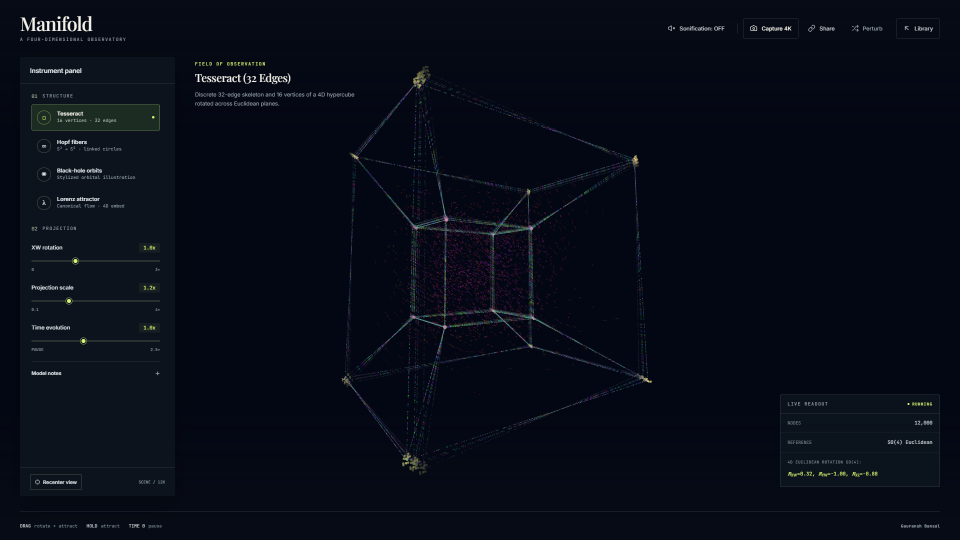
#> input picture manifold_working.png, 1920 x 1080 px, found by its file name (shown at 1/2 size)
$ python generate_linkedin_grids.py
#> lines starting #> are read from the running program, lines starting #| are printed output that depends on the picture
"""
Generate ultra-high-resolution LinkedIn post images featuring a grid of Gauransh Bansal's
interactive physics and computational simulators in action.
"""

import os
from PIL import Image, ImageDraw, ImageFont, ImageFilter

SIMS_DIR = r"C:\Users\gaura\Downloads\Simulations"
FONTS_DIR = r"C:\Windows\Fonts"

FONT_BOLD = os.path.join(FONTS_DIR, "segoeuib.ttf")
FONT_REGULAR = os.path.join(FONTS_DIR, "segoeui.ttf")
FONT_MONO = os.path.join(FONTS_DIR, "consola.ttf")

# 11 Curated Interactive Simulators
SIMULATIONS = [
    {
        "id": "manifold_4d",
        "title": "4D Manifold Projection",
        "subtitle": "Riemannian Geometry & Relativistic Geodesics",
        "badge": "RELATIVITY & 4D GEOMETRY",
        "color": (6, 182, 212),       # Cyan
        "file": "manifold_working.png",
        "crop": "left"
    },
    {
        "id": "phase_space",
        "title": "Phase Space Laboratory",
        "subtitle": "RK4 Vector Fields, Limit Cycles & Equilibria",
        "badge": "DYNAMICAL SYSTEMS",
        "color": (168, 85, 247),     # Purple
        "file": "phase_space_lab.png",
        "crop": "center"
    },
    {
        "id": "geiger_muller",
        "title": "Geiger-Müller Virtual Lab",
        "subtitle": "Townsend Avalanches & Dead Time Kinetics",
        "badge": "NUCLEAR & PLASMA PHYSICS",
        "color": (16, 185, 129),     # Emerald
        "file": "geiger_muller_laboratory.jpeg",
        "crop": "left"
    },
    {
        "id": "chaos_music",
        "title": "Chaos as Music",
        "subtitle": "Logistic Map Bifurcation & Dynamical Synth",
        "badge": "NONLINEAR DYNAMICS",
        "color": (245, 158, 11),     # Amber
        "file": "chaos_as_music.png",
        "crop": "center"
    },
    {
        "id": "lof",
        "title": "Landscape of Futures",
        "subtitle": "Nonlinear Basins of Attraction & Destinies",
        "badge": "CHAOS THEORY & FRACTALS",
        "color": (244, 63, 94),      # Rose
        "file": "Screenshot.png",
        "crop": "left"
    },
    {
        "id": "glof",
        "title": "Glacial Outburst (GLOF)",
        "subtitle": "Dam Breach Hydrodynamics & Surge Flow",
        "badge": "ENVIRONMENTAL GEOPHYSICS",
        "color": (14, 165, 233),     # Sky blue
        "file": "glacier_outburst_simulation.png",
        "crop": "glof"
    },
    {
        "id": "aetheria_2d",
        "title": "AETHERIA: Terrarium 2D",
        "subtitle": "Emergent Flocking, Leviathans & Genetics",
        "badge": "ARTIFICIAL LIFE",
        "color": (52, 211, 153),     # Light Emerald
        "file": "aetheria_terrarium_2d.png",
        "crop": "center"
    },
    {
        "id": "aetheria_3d",
        "title": "AETHERIA 3D: Cosmos",
        "subtitle": "Celestial Swarms & Multi-tier Gravity Wells",
        "badge": "3D WEBGL & SPATIAL AUDIO",
        "color": (129, 140, 248),    # Indigo
        "file": "aetheria_cosmos_3d.png",
        "crop": "center"
    },
    {
        "id": "same_equation",
        "title": "Same Equation, Different Reality",
        "subtitle": "Harmonic Resonance Across 6 Physical Domains",
        "badge": "PHYSICAL UNIFICATION",
        "color": (234, 179, 8),      # Gold
        "file": "same eqn difff reality.png",
        "crop": "same_eqn"
    },
    {
        "id": "ode_methods",
        "title": "ODE Numerical Solvers",
        "subtitle": "Euler, Heun & RK4 Comparative Benchmark",
        "badge": "COMPUTATIONAL METHODS",
        "color": (45, 212, 191),     # Teal
        "file": "ode_methods_simulator.png",
        "crop": "left"
    },
    {
        "id": "newton_raphson",
        "title": "Newton-Raphson Lab",
        "subtitle": "Tangent Line Convergence & Fractal Basins",
        "badge": "NUMERICAL CALCULUS",
        "color": (56, 189, 248),     # Sky
        "file": "newton_raphson_simulator.png",
        "crop": "left"
    }
]


def create_gradient_backdrop(width, height):
    """Create a dark, atmospheric cosmic background with subtle radial glows and grid."""
    base = Image.new("RGBA", (width, height), (3, 4, 8, 255))
    glow = Image.new("RGBA", (width, height), (0, 0, 0, 0))
    draw_glow = ImageDraw.Draw(glow)

    # Ambient radial spots
    spots = [
        (int(width * 0.15), int(height * 0.12), int(width * 0.4), (30, 27, 75, 60)),    # Indigo top-left
        (int(width * 0.85), int(height * 0.30), int(width * 0.45), (15, 23, 42, 65)),   # Slate mid-right
        (int(width * 0.25), int(height * 0.65), int(width * 0.5), (25, 15, 50, 55)),    # Purple mid-left
        (int(width * 0.82), int(height * 0.85), int(width * 0.45), (6, 78, 59, 40)),    # Emerald bot-right
        (int(width * 0.50), int(height * 0.05), int(width * 0.6), (12, 74, 110, 45))    # Sky top-mid
    ]

    for sx, sy, r, col in spots:
        draw_glow.ellipse([sx - r, sy - r, sx + r, sy + r], fill=col)

    glow = glow.filter(ImageFilter.GaussianBlur(radius=int(width * 0.10)))
    base = Image.alpha_composite(base, glow)

    # Subtle computational grid lines
    grid_layer = Image.new("RGBA", (width, height), (0, 0, 0, 0))
    grid_draw = ImageDraw.Draw(grid_layer)
    grid_step = 64
    for x in range(0, width, grid_step):
        grid_draw.line([(x, 0), (x, height)], fill=(255, 255, 255, 3), width=1)
    for y in range(0, height, grid_step):
        grid_draw.line([(0, y), (width, y)], fill=(255, 255, 255, 3), width=1)

    base = Image.alpha_composite(base, grid_layer)
    return base


def prepare_card_image(sim, target_w, target_h):
    """Load and intelligently crop simulator screenshot to fit target card area."""
    path = os.path.join(SIMS_DIR, sim["file"])
    im = Image.open(path).convert("RGBA")
    w, h = im.size
    target_aspect = target_w / target_h

    if sim["crop"] == "glof":
        # For GLOF: crop top portion where avalanche, lake, dam breach, and telemetry are
        crop_h = int(w / target_aspect)
        crop_y1 = 35
        crop_y2 = min(h, crop_y1 + crop_h)
        cropped = im.crop((0, crop_y1, w, crop_y2))
    elif sim["crop"] == "same_eqn":
        # For Same Equation: center horizontally
        crop_w = int(h * target_aspect)
        left = max(0, (w - crop_w) // 2)
        cropped = im.crop((left, 0, left + crop_w, h))
    elif sim["crop"] == "left":
        # Left-aligned crop (vital for preserving left sidebars and controls in ODE, Newton-Raphson, Manifold, Geiger-Muller)
        new_w = int(h * target_aspect)
        if new_w <= w:
            cropped = im.crop((0, 0, new_w, h))
        else:
            new_h = int(w / target_aspect)
            cropped = im.crop((0, 0, w, new_h))
    else:
        # Default center crop
        current_aspect = w / h
        if current_aspect > target_aspect:
            new_w = int(h * target_aspect)
            left = (w - new_w) // 2
            cropped = im.crop((left, 0, left + new_w, h))
        else:
            new_h = int(w / target_aspect)
            top = (h - new_h) // 2
            cropped = im.crop((0, top, w, top + new_h))

    resized = cropped.resize((target_w, target_h), Image.Resampling.LANCZOS)
    return resized


def draw_rounded_mask(width, height, radius):
    """Helper to create a smooth anti-aliased rounded mask."""
    mask = Image.new("L", (width * 2, height * 2), 0)
    draw = ImageDraw.Draw(mask)
    draw.rounded_rectangle([0, 0, width * 2, height * 2], radius=radius * 2, fill=255)
    return mask.resize((width, height), Image.Resampling.LANCZOS)


# [80 lines left out: function render_suite_showcase_card, not called in this run]


def render_simulator_card(sim, card_w, card_h, img_w, img_h):
    """Create a single sleek glassmorphic card for a simulator."""
    card = Image.new("RGBA", (card_w, card_h), (0, 0, 0, 0))
    draw = ImageDraw.Draw(card)

    col = sim["color"]

    # Glassmorphic Card Base
    draw.rounded_rectangle(
        [0, 0, card_w, card_h],
        radius=20,
        fill=(11, 15, 28, 245),
        outline=(*col, 80),
        width=1
    )

    # Top Screenshot Container
    prepared_img = prepare_card_image(sim, img_w, img_h)

    # Subtle border around the screenshot
    img_draw = ImageDraw.Draw(prepared_img)
    img_draw.rounded_rectangle(
        [0, 0, img_w - 1, img_h - 1],
        radius=14,
        outline=(255, 255, 255, 25),
        width=1
    )

    # Paste image with rounded mask
    mask = draw_rounded_mask(img_w, img_h, 14)
    card.paste(prepared_img, (14, 14), mask)

    # Info Area
    f_cat = ImageFont.truetype(FONT_BOLD, 13)
    f_title = ImageFont.truetype(FONT_BOLD, 22)
    f_sub = ImageFont.truetype(FONT_REGULAR, 15)

    info_y = 14 + img_h + 14
    draw = ImageDraw.Draw(card)

    # Badge measurement
    badge_text = sim["badge"]
    badge_w = int(draw.textlength(badge_text, font=f_cat)) + 36

    # Category Pill
    draw.rounded_rectangle([18, info_y, 18 + badge_w, info_y + 24], radius=6, fill=(*col, 30), outline=(*col, 140), width=1)
    draw.ellipse([27, info_y + 8, 35, info_y + 16], fill=(*col, 255))
    draw.text((42, info_y + 4), badge_text, fill=(*col, 255), font=f_cat)

    # Title & Subtitle
    draw.text((18, info_y + 32), sim["title"], fill=(255, 255, 255, 255), font=f_title)
    draw.text((18, info_y + 62), sim["subtitle"], fill=(148, 163, 184, 255), font=f_sub)

    return card


def build_linkedin_grid_4x5():
    """Build the master 4:5 portrait LinkedIn post image (2160 x 2700 px)."""
    W = 2160
    H = 2700
    canvas = create_gradient_backdrop(W, H)
#> in create_gradient_backdrop, `base = Image.new("RGBA", (width, height), (3, 4, 8, 255))`:
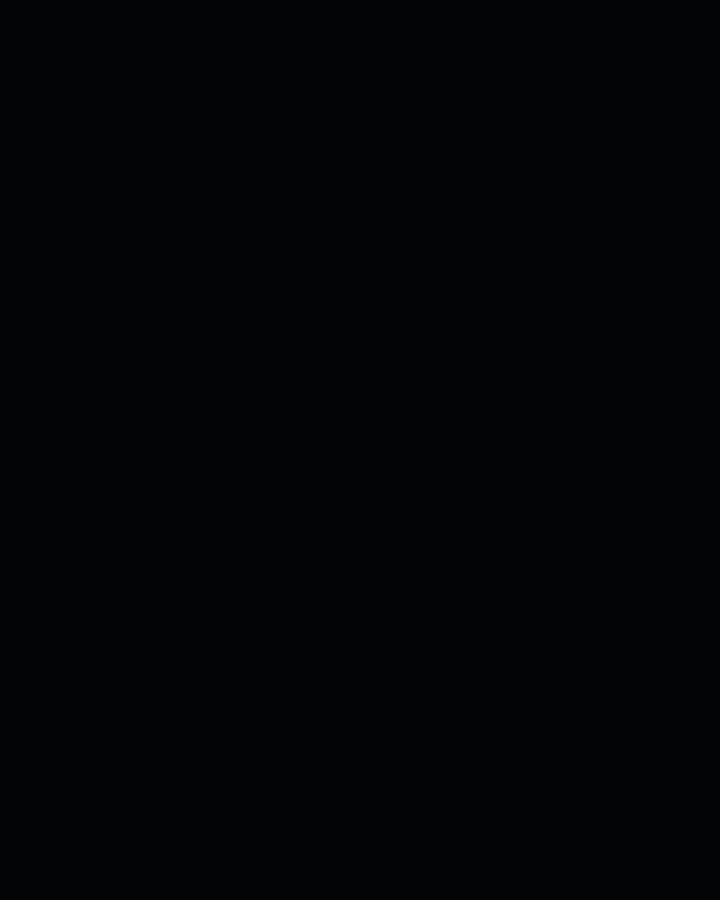
#> base: PIL image 2160x2700 RGBA (shown at 1/3 size); mean R, G, B, A 3, 4, 8, 255
#> in create_gradient_backdrop, `glow = Image.new("RGBA", (width, height), (0, 0, 0, 0))`: glow: PIL image 2160x2700 RGBA; every value is 0
#> in create_gradient_backdrop, `glow = glow.filter(ImageFilter.GaussianBlur(radius=int(width * 0.10)))`:
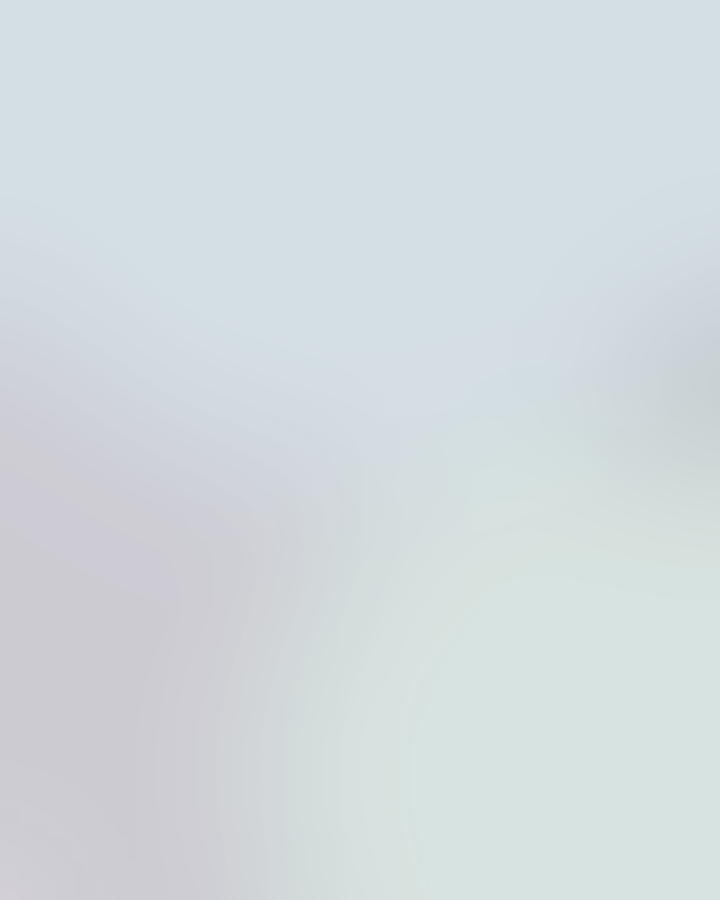
#> glow: PIL image 2160x2700 RGBA (shown at 1/3 size); mean R, G, B, A 13.3, 60.3, 80.2, 46.3; transparent parts drawn white
    draw = ImageDraw.Draw(canvas)

    # Header
    cx_brand = 80
    cy_brand = 85
    draw.ellipse([cx_brand, cy_brand, cx_brand + 64, cy_brand + 64], fill=(15, 23, 42, 230), outline=(6, 182, 212, 180), width=2)
    f_mono_logo = ImageFont.truetype(FONT_BOLD, 28)
    draw.text((cx_brand + 14, cy_brand + 13), "GB", fill=(241, 245, 249, 255), font=f_mono_logo)

    f_author = ImageFont.truetype(FONT_BOLD, 20)
    f_status = ImageFont.truetype(FONT_BOLD, 15)
    f_h1 = ImageFont.truetype(FONT_BOLD, 52)
    f_subhead = ImageFont.truetype(FONT_REGULAR, 22)
    f_tag = ImageFont.truetype(FONT_BOLD, 15)

    draw.text((cx_brand + 82, cy_brand + 10), "GAURANSH BANSAL", fill=(226, 232, 240, 255), font=f_author)
    draw.text((cx_brand + 82, cy_brand + 36), "M.Sc. Physics, University of Delhi • Computational Physics & Numerical Systems", fill=(148, 163, 184, 255), font=ImageFont.truetype(FONT_REGULAR, 16))

    # Live Badge (Top Right)
    live_badge_w = 340
    live_badge_x = W - live_badge_w - 80
    draw.rounded_rectangle([live_badge_x, cy_brand + 10, live_badge_x + live_badge_w, cy_brand + 54], radius=22, fill=(16, 185, 129, 25), outline=(16, 185, 129, 140), width=2)
    draw.ellipse([live_badge_x + 18, cy_brand + 27, live_badge_x + 28, cy_brand + 37], fill=(16, 185, 129, 255))
    draw.text((live_badge_x + 38, cy_brand + 21), "11 SIMULATORS LIVE IN BROWSER", fill=(52, 211, 153, 255), font=f_status)

    # Main Headline
    draw.text((80, 185), "Interactive Physics & Computational Simulations Suite", fill=(255, 255, 255, 255), font=f_h1)
    draw.text((80, 255), "A curated collection of client-side physics engines, nonlinear dynamics, generative artificial life, and numerical solvers.", fill=(148, 163, 184, 255), font=f_subhead)

    # Tech Stack Badges Row
    tech_tags = [
        ("HTML5 Canvas", (56, 189, 248)),
        ("Three.js WebGL", (168, 85, 247)),
        ("Web Audio API", (245, 158, 11)),
        ("RK4 & Symplectic Integrators", (16, 185, 129)),
        ("Zero Dependencies", (244, 63, 94)),
        ("100% Client-Side", (99, 102, 241))
    ]

    tag_x = 80
    tag_y = 305
    for text, col in tech_tags:
        t_len = int(draw.textlength(text, font=f_tag)) + 28
        draw.rounded_rectangle([tag_x, tag_y, tag_x + t_len, tag_y + 32], radius=8, fill=(15, 23, 42, 190), outline=(*col, 120), width=1)
        draw.text((tag_x + 14, tag_y + 6), text, fill=(226, 232, 240, 255), font=f_tag)
        tag_x += t_len + 14
#> this loop made 6 passes
#> (t_len, tag_x) on passes 1 to 6: (139, 233), (145, 392), (136, 542), (249, 805), (174, 993), (156, 1163)
#> after the loop, tag_x = 1163

    draw.line([(80, 365), (W - 80, 365)], fill=(255, 255, 255, 18), width=1)

    # Cards Grid: 3 columns x 4 rows
    cols = 3
    rows = 4
    grid_x0 = 80
    grid_y0 = 400
    gap_x = 35
    gap_y = 35

    card_w = (W - 2 * grid_x0 - (cols - 1) * gap_x) // cols  # 643 px
    card_h = 505
    img_w = card_w - 28
    img_h = 370

    for idx in range(12):
        r = idx // cols
        c = idx % cols
        pos_x = grid_x0 + c * (card_w + gap_x)
        pos_y = grid_y0 + r * (card_h + gap_y)

        if idx < len(SIMULATIONS):
            card_img = render_simulator_card(SIMULATIONS[idx], card_w, card_h, img_w, img_h)
#> in render_simulator_card, `card = Image.new("RGBA", (card_w, card_h), (0, 0, 0, 0))`: card: PIL image 643x505 RGBA; every value is 0
#> in prepare_card_image, `resized = cropped.resize((target_w, target_h), Image.Resampling.LANCZOS)`:
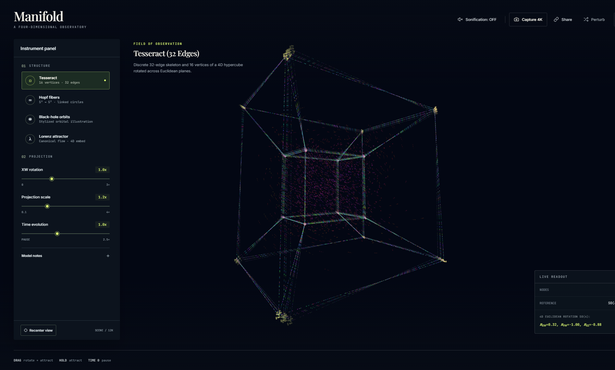
#> resized: PIL image 615x370 RGBA; mean R, G, B, A 7.7, 12.3, 23.2, 255
#> in draw_rounded_mask, `mask = Image.new("L", (width * 2, height * 2), 0)`: mask: PIL image 1230x740 L; every value is 0
#> in draw_rounded_mask, `return mask.resize((width, height), Image.Resampling.LANCZOS)`:
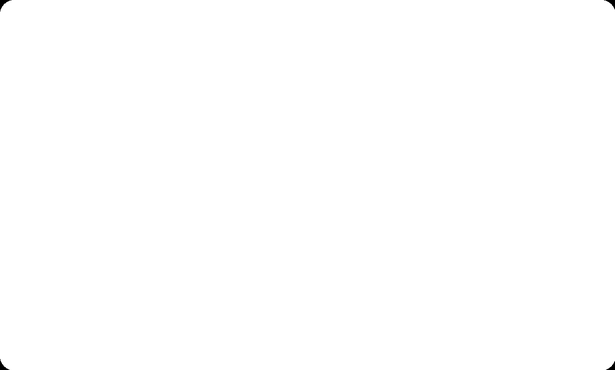
#> returned value: PIL image 615x370 L; min 0, max 255, mean 254.8
#> in render_simulator_card, `card.paste(prepared_img, (14, 14), mask)`:
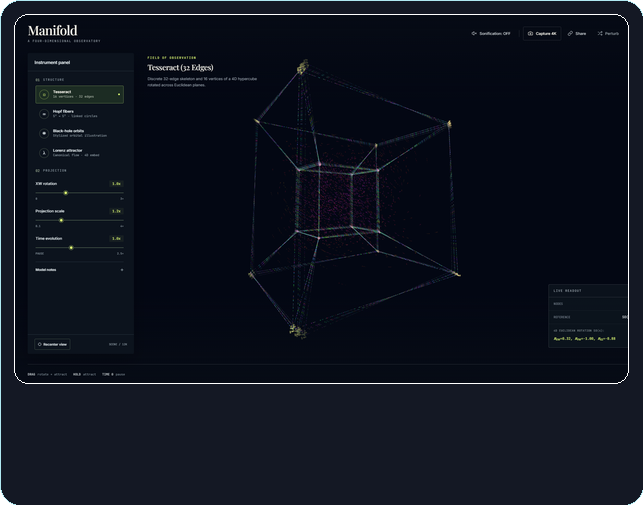
#> card: PIL image 643x505 RGBA; mean R, G, B, A 10.1, 15.1, 26.6, 249.8; transparent parts drawn white
#> in render_simulator_card, `badge_text = sim["badge"]`: badge_text = 'RELATIVITY & 4D GEOMETRY'
#> in render_simulator_card, `badge_w = int(draw.textlength(badge_text, font=f_cat)) + 36`: badge_w = 221
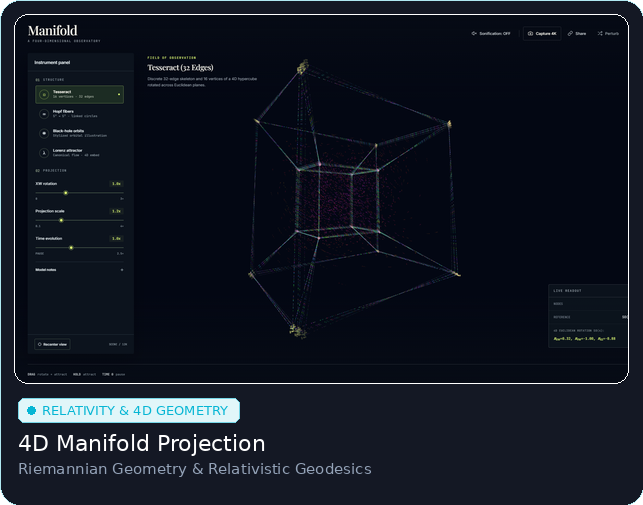
#> card_img: PIL image 643x505 RGBA; mean R, G, B, A 11.4, 19.3, 31.1, 246.8; transparent parts drawn white
        else:
            card_img = render_suite_showcase_card(card_w, card_h, img_w, img_h)

        canvas.paste(card_img, (pos_x, pos_y), card_img)
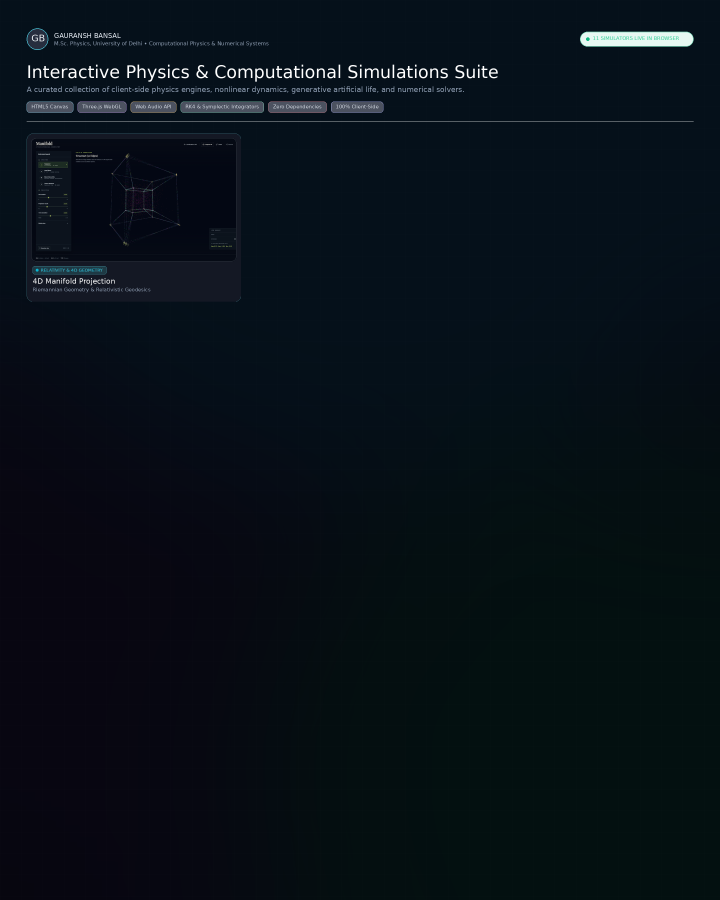
#> canvas: PIL image 2160x2700 RGBA (shown at 1/3 size); mean R, G, B, A 6.6, 15.4, 22.6, 253.8; transparent parts drawn white

    # Footer
    foot_y = H - 95
    draw.line([(80, foot_y - 25), (W - 80, foot_y - 25)], fill=(255, 255, 255, 18), width=1)

    f_foot_bold = ImageFont.truetype(FONT_BOLD, 18)
    f_foot_reg = ImageFont.truetype(FONT_REGULAR, 17)
    f_foot_mono = ImageFont.truetype(FONT_MONO, 17)

    draw.text((80, foot_y), "Engineered by Gauransh Bansal", fill=(255, 255, 255, 255), font=f_foot_bold)
    draw.text((80, foot_y + 26), "Theoretical derivation + AI-augmented rapid prototyping + physical numerical verification", fill=(148, 163, 184, 255), font=f_foot_reg)

    draw.text((W - 80 - 740, foot_y + 12), "🌐 Live Suite: gauranshbansal.github.io/physics_simulations", fill=(56, 189, 248, 255), font=f_foot_mono)

    out_path = os.path.join(SIMS_DIR, "linkedin_post_simulations_grid_4x5.png")
    canvas.save(out_path, quality=95)
    print(f"Generated 4:5 LinkedIn Grid: {out_path} ({W}x{H})")
    return out_path


# [118 lines left out: functions build_linkedin_grid_1x1, build_linkedin_grid_16x9, not called in this run]


if __name__ == "__main__":
#> (the run stopped early here; a loop or call above may not have finished)
